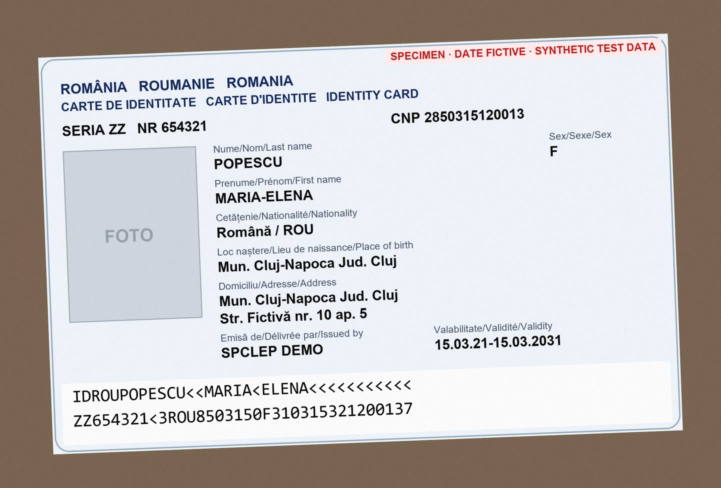
#> input picture backend/samples/ci_popescu_photo.jpg, 1442 x 976 px (shown at 1/2 size)
$ python -i preprocess.py   (imports and definitions only)
#> lines starting #> are read from the running program, lines starting #| are printed output that depends on the picture
#> further down, picture is the input picture: PIL image 1442x976 RGB; mean R, G, B 195, 190.5, 190.3
"""File sniffing, decoding (JPG/PNG/PDF) and image preprocessing.

Everything happens in memory; nothing is written to disk by this module.
"""

from __future__ import annotations

import io
from dataclasses import dataclass, field

import numpy as np
from PIL import Image, ImageOps, UnidentifiedImageError

Image.MAX_IMAGE_PIXELS = 60_000_000  # decompression-bomb guard

SUPPORTED_TYPES = {"image/jpeg", "image/png", "application/pdf"}


class FileRejectedError(Exception):
    # [15 lines left out: functions __init__, sniff_mime, not called in this run]


@dataclass
class DecodedFile:
    mime: str
    pages: list[Image.Image]
    total_pdf_pages: int | None = None
    warnings: list[str] = field(default_factory=list)


# [43 lines left out: functions decode_upload, _decode_pdf, not called in this run]


# ---------------------------------------------------------------------------
# Preprocessing & quality
# ---------------------------------------------------------------------------

TARGET_MIN_WIDTH = 1800
MAX_WIDTH = 3500


def preprocess(img: Image.Image) -> Image.Image:
    """Grayscale, normalise size, stretch contrast. Kept deliberately simple
    and deterministic; Tesseract does its own binarisation."""
    if img.mode not in ("RGB", "L"):
        img = img.convert("RGB")
    gray = img.convert("L")
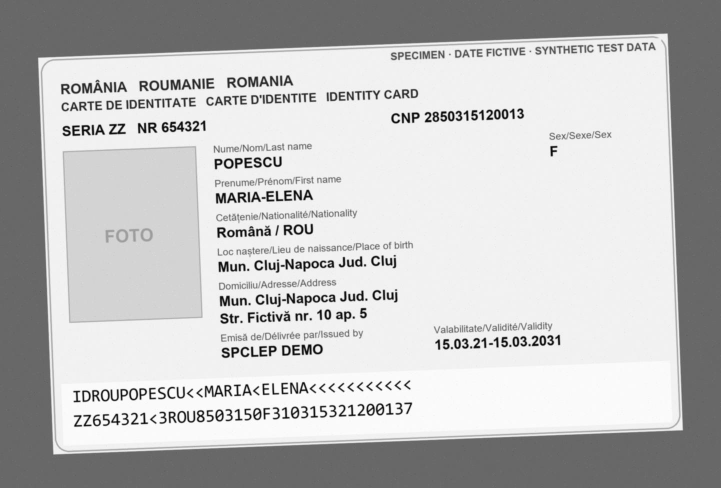
#> gray: PIL image 1442x976 L (shown at 1/2 size); min 0, max 255, mean 191.8
    w, h = gray.size
#> w = 1442; h = 976
    if w < TARGET_MIN_WIDTH:
        scale = TARGET_MIN_WIDTH / w
#> scale = 1.25
        gray = gray.resize((int(w * scale), int(h * scale)), Image.Resampling.LANCZOS)
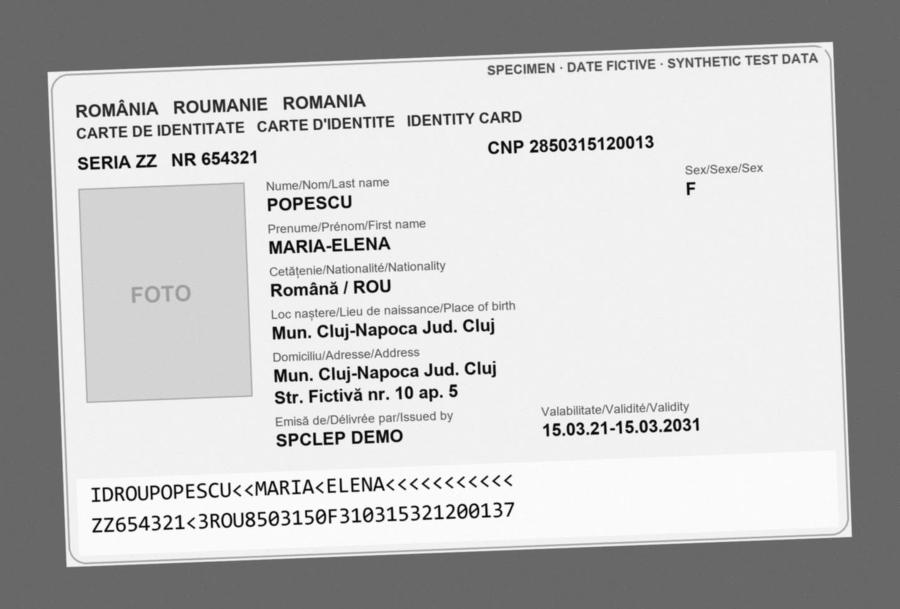
#> gray: PIL image 1799x1218 L (shown at 1/2 size); min 0, max 255, mean 191.8
    elif w > MAX_WIDTH:
        scale = MAX_WIDTH / w
        gray = gray.resize((int(w * scale), int(h * scale)), Image.Resampling.LANCZOS)
    gray = ImageOps.autocontrast(gray, cutoff=1)
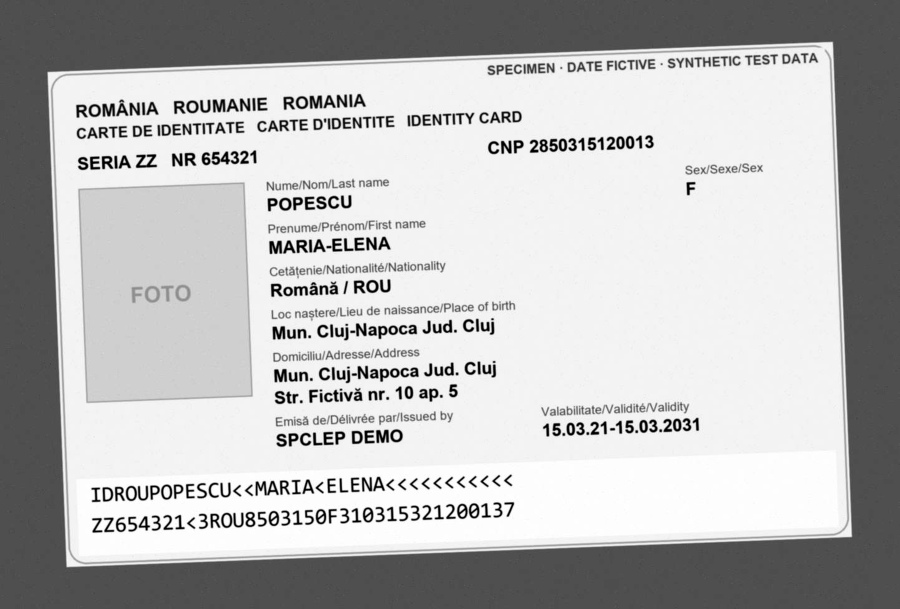
#> gray: PIL image 1799x1218 L (shown at 1/2 size); min 0, max 255, mean 184.1
    return gray


# [7 lines left out: function upscale_small, not called in this run]


@dataclass
class QualityReport:
    width: int
    height: int
    blur_score: float
    brightness: float
    warnings: list[str] = field(default_factory=list)


# [22 lines left out: function assess_quality, not called in this run]

>>> from PIL import Image
>>> picture = Image.open('../../samples/ci_popescu_photo.jpg')
>>> result = preprocess(picture)

$ run again, on backend/samples/cei_vasilescu.png
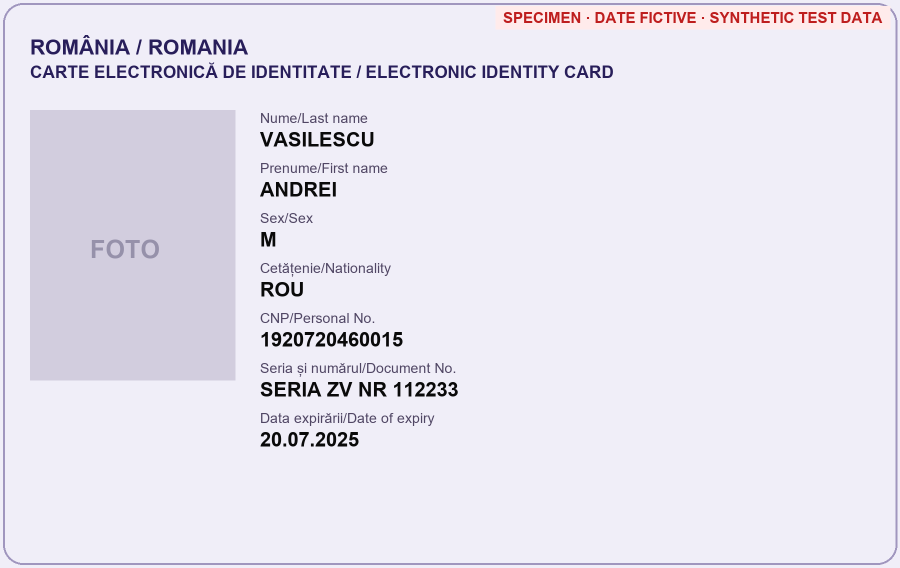
#> input picture backend/samples/cei_vasilescu.png, 1800 x 1135 px (shown at 1/2 size)
#> picture is the input picture: PIL image 1800x1135 RGB; mean R, G, B 231.2, 227.8, 239.2
#> in preprocess, `gray = img.convert("L")`:
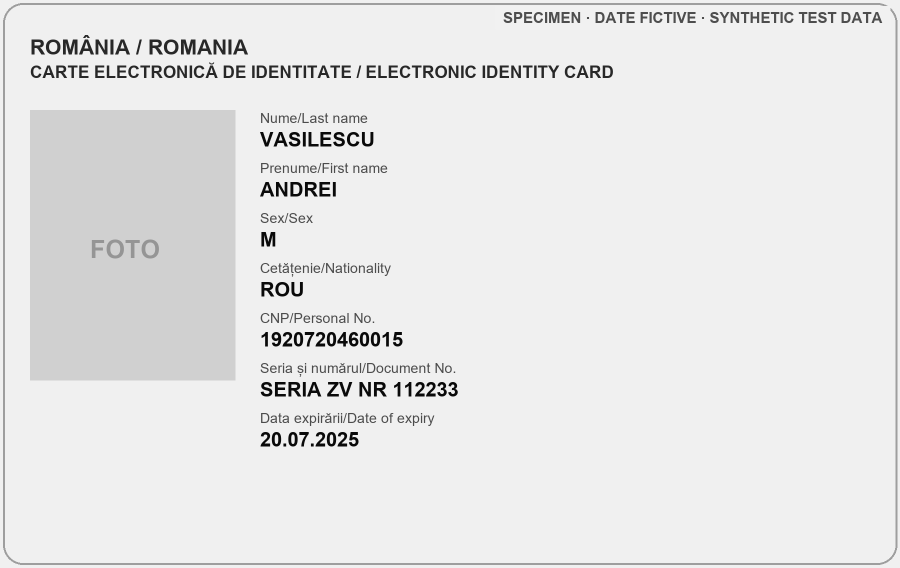
#> gray: PIL image 1800x1135 L (shown at 1/2 size); min 10, max 241, mean 230.3

$ run again, on backend/samples/ci_ionescu.png
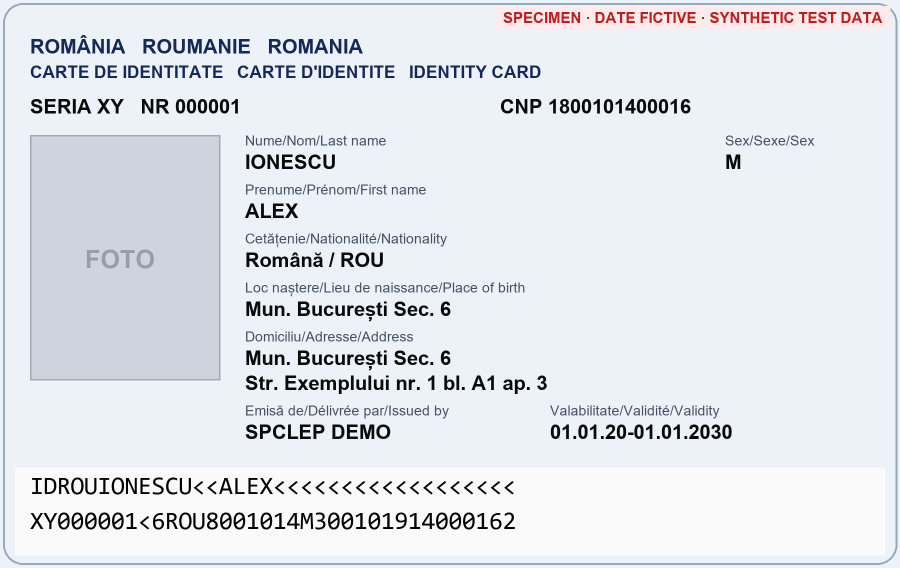
#> input picture backend/samples/ci_ionescu.png, 1800 x 1135 px (shown at 1/2 size)
#> picture is the input picture: PIL image 1800x1135 RGB; mean R, G, B 224, 228.4, 234.3
#> in preprocess, `gray = img.convert("L")`:
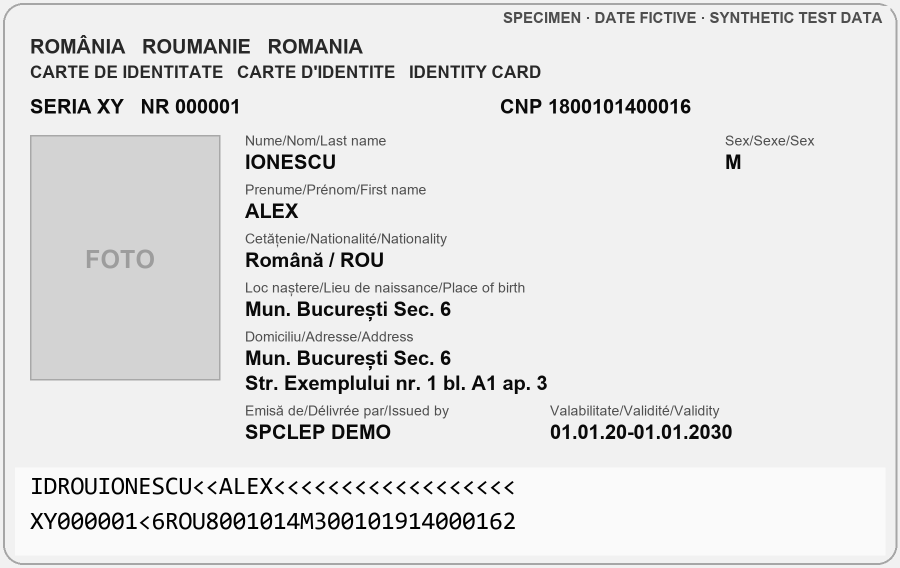
#> gray: PIL image 1800x1135 L (shown at 1/2 size); min 0, max 250, mean 227.8

$ run again, on backend/samples/talon_logan.png
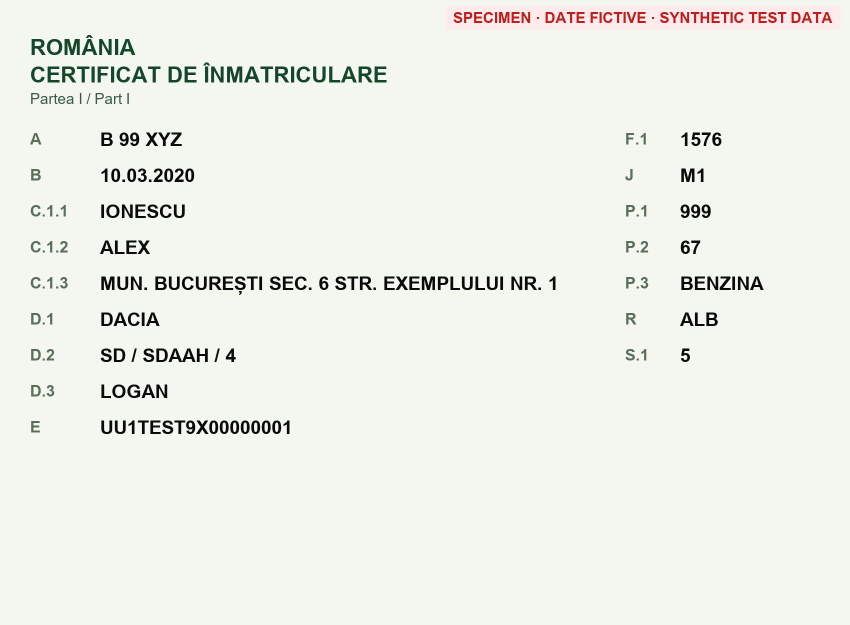
#> input picture backend/samples/talon_logan.png, 1700 x 1250 px (shown at 1/2 size)
#> picture is the input picture: PIL image 1700x1250 RGB; mean R, G, B 238.3, 240.7, 233.8
#> in preprocess, `gray = gray.resize((int(w * scale), int(h * scale)), Image.Resampling...`:
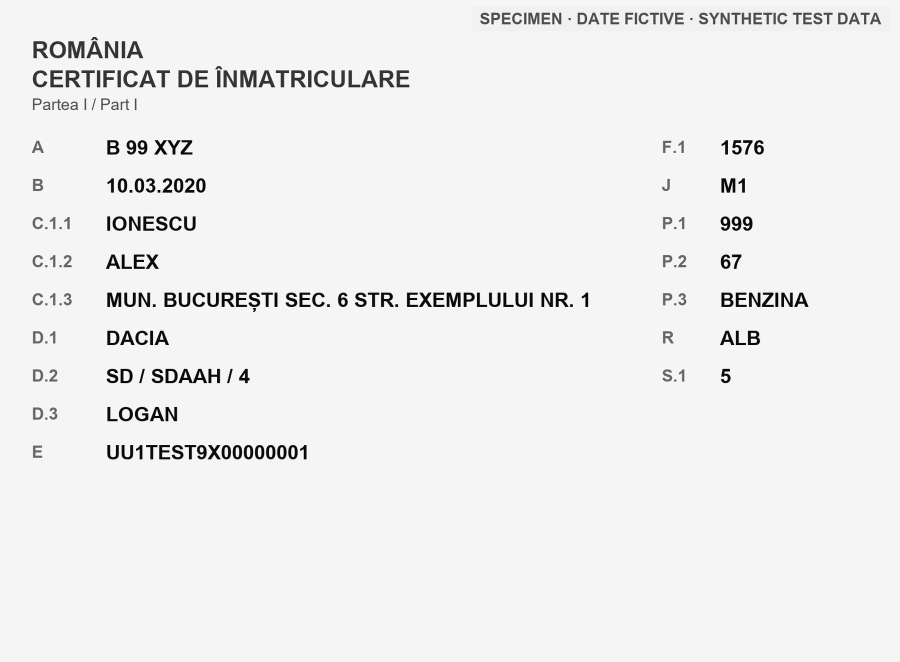
#> gray: PIL image 1800x1323 L (shown at 1/2 size); min 0, max 255, mean 238.9
